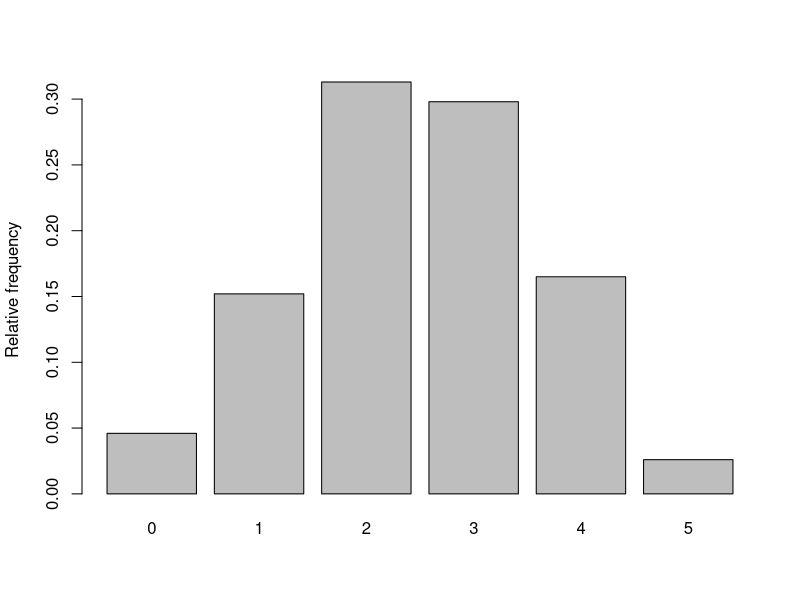
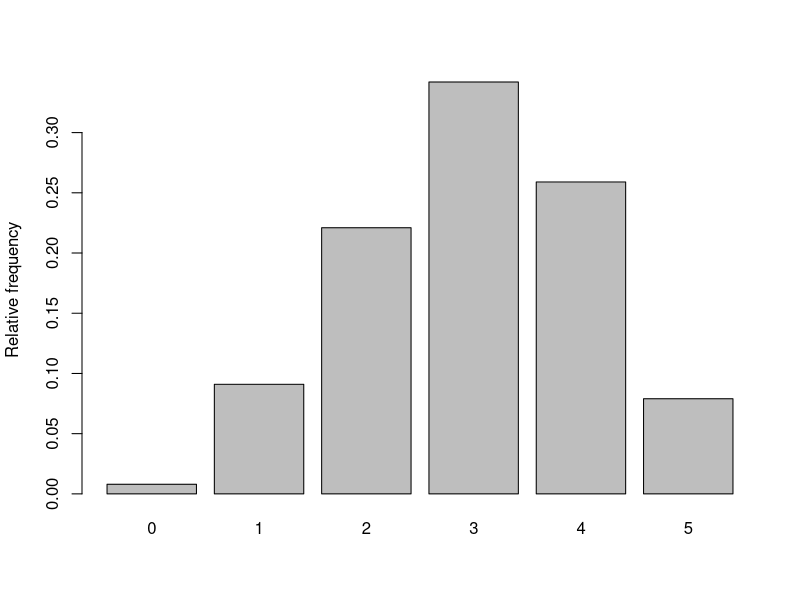
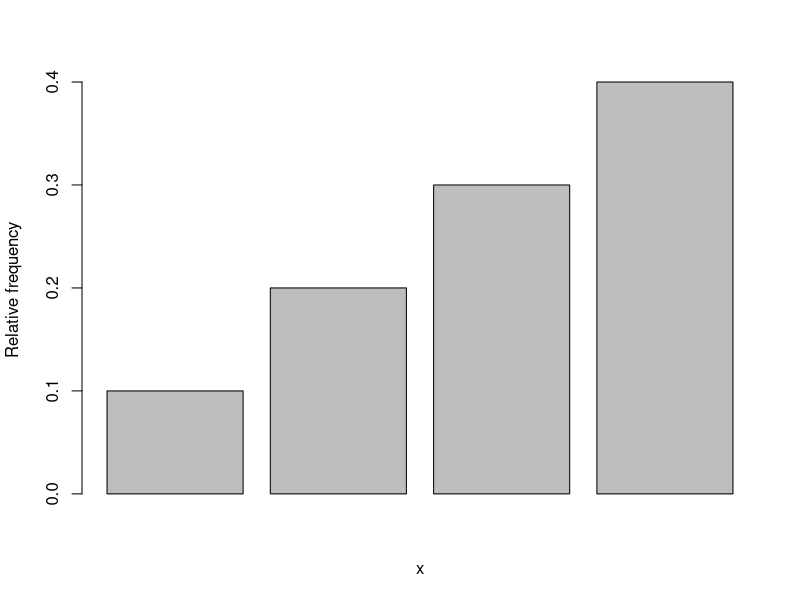
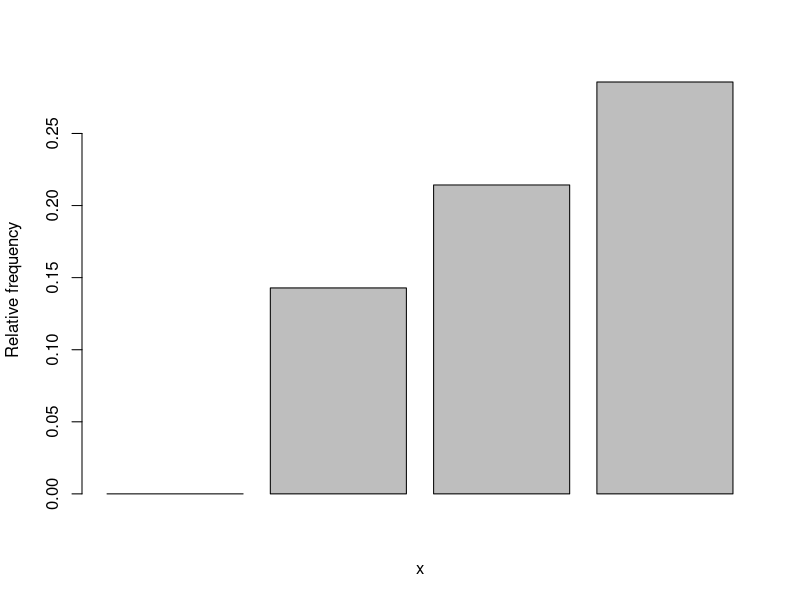

Generate these figures, in order, with R: (Note: this script raises an error after producing the figures.)
## ---- chunk 1
library(ggplot2)    # Library for plotting
## ---- chunk 2
# Simulate the number of heads in k throws of a dice repeated Nsim times
# We let 0 correspond to tail and 1 correspond to head,
# The sample()-command below randomly draw a 0 or 1 with 
# equal probability k times, and then sum() will summarize the number of heads
simheads <- function(Nsim,k){
  nheads <- vector(length=Nsim) # Define a vector to store the number of heads 
  for(i in 1:Nsim)              # Generate the number of heads Nsim times
    nheads[i] <- sum(sample(0:1,size=k,replace=TRUE))  # See explanation above
  return(nheads)                # Return the resulting vector
}
## ---- chunk 3
# Summarize the results by histograms and numbers
# Repeat the lines below many times for different numbers of Nsim and k
# What happens when Nsim gets large?
k <- 5
Nsim <- 1000
nheadsim <- simheads(Nsim=Nsim,k=k)
relfreq <- table(nheadsim)/Nsim # Calculate relative frequency for each outcome
relfreq
barplot(relfreq,ylab="Relative frequency")
## ---- chunk 4
x <- dbinom(3, size=5, prob=0.5)
print(x)
## ---- chunk 5
# Same function as above but with a biased coin. b is bias variable
simbias <- function(Nsim,k,b){
  nheads <- vector(length=Nsim) # Define a vector to store the number of heads
  for(i in 1:Nsim)              # Generate the number of heads Nsim times
    nheads[i] <- sum(sample(0:1,size=k,replace=TRUE, prob=c(1-b, b)))
  return(nheads)                # Return the resulting vector
}
## ---- chunk 6
# Summarize the results by histograms and numbers
# Repeat the lines below many times for different numbers of Nsim and k
# What happens when Nsim gets large?
k <- 5
Nsim <- 1000
b <- 0.6
nheadsim <- simbias(Nsim=Nsim,k=k,b=b)
relfreq <- table(nheadsim)/Nsim # Calculate relative frequency for each outcome
relfreq
barplot(relfreq,ylab="Relative frequency")
## ---- chunk 7
# Define f1(x)
# The function takes in a vecor and checks if it is valid
# function calculates pmf
f1 <- function(x) {
  ifelse(x %in% c(1, 2, 3, 4),
         x/10,
         0)
}

barplot(f1(1:4),ylab="Relative frequency", xlab="x")
## ---- chunk 8
sum(f1(-100:100))
## ---- chunk 9
# Define f2(x)
# The function takes in a vector and checks if it is valid
# function calculates pmf
f2 <- function(x) {
  ifelse(x %in% c(1, 2, 3, 4),
         (1/14)*(x + 1),
         0)
}

barplot(f2(0:3),ylab="Relative frequency", xlab="x")
## ---- chunk 10
sum(f2(-100:100))
## ---- chunk 11
expected <- function(func, vec)
  return(sum(vec * func(vec)))
## ---- chunk 12
expected(f1, c(1,2,3,4))
expected(f2, c(1,2,3,4))
## ---- chunk 13
gexpected <- function(func, vec, gvec)
  return(sum(gvec * func(vec)))
## ---- chunk 14
gexpected(f1, c(1,2,3,4), c(1,2,3,4)^3)
gexpected(f2, c(1,2,3,4), c(1,2,3,4)^3)
## ---- chunk 15
f3 <- function(x) {
  if (x >= 0 && x <= 1) {
    return(4*x*(1 - x^2))
  } else {
    return(0)
  } 
}


integrate(Vectorize(f3),
         lower=-Inf,
         upper=0.5)$value
## ---- chunk 16
integrate(Vectorize(function(x) x * f3(x)),
          lower = -Inf,
          upper = Inf)$value
## ---- chunk 17
integrate(Vectorize(function(x) x^2 * f3(x)),
          lower = -Inf,
          upper = Inf)$value
## ---- chunk 18
sqrt(integrate(Vectorize(function(x) x^2 * f3(x)),
          lower = -Inf,
          upper = Inf)$value)
## ---- chunk 19
integrate(Vectorize(f3),
         lower=-Inf,
         upper=0.7)$value
## ---- chunk 20
1 - integrate(Vectorize(f3),
              lower=-Inf,
              upper=0.7)$value
## ---- chunk 21
x <- seq(0, 1, 0.01)
plot(x, f3(x), type="l", col= "blue")
## ---- chunk 22
F3 <- function(x) {
  return(-4*((x^4 / 4)-(x^2 / 2)))
}

x <- seq(0, 1, 0.01)
plot(x, F3(x), type="l", col= "blue")
## ---- chunk 23
f4 <- function(x) {
  return(3/4 * (1 - x^2))
}

integrate(f4,
          lower = -1,
          upper = 1)$value
## ---- chunk 24
x <- seq(-1, 1, 0.01)
plot(x, f4(x), type="l", col= "blue")
## ---- chunk 25
integrate(f4,
          lower = -1,
          upper = 0.5)$value
## ---- chunk 26
# Function for linear combination of random variable
expectedLinearComb <- function(g, f, lower, upper, a, b) {
  return (a*integrate(Vectorize(function(x) g(x) * f(x)),
          lower = lower,
          upper = upper)$value + b)
}

g <- function(x) x^2
expectedLinearComb(g, f4, -1, 1, 1, 1)
## ---- chunk 27
xi = c(13.89, 13.39, 12.20, 14.35, 14.10, 13.39, 13.96, 14.15, 13.69, 12.57)
yi = c(13.99, 13.39, 12.65, 14.25, 13.99, 13.09, 13.66, 14.25, 13.36, 12.57)

df <- data.frame("X" = xi, "Y" = yi)

ggplot(df, aes(x=X, y=Y)) + 
geom_point(shape=18, color="red")+
geom_smooth(method=lm,  linetype="dashed",
           color="blue", fill="blue")
## ---- chunk 28
cor(xi, yi)
## ---- chunk 29
# Calculate P(X >= 3)
px = pbinom(3, size=10, prob=0.2, lower.tail = FALSE)
print(px)
## ---- chunk 30
# Calculate E(X)
f5 = function(x) dbinom(x, size=10, prob=0.2)
mu = sum(0:10*f5(0:10))
mu
## ---- chunk 31
# Calculate Var(X)
sum((0:10)**2 * f5(0:10)) - mu**2
## ---- chunk 32
#E(X) of random variable X that has a negative binomial distrobution.
f5 = function(x) dnbinom(x, size=1, prob=0.2)
# Calculate E(X)
f5(2)

# this can not be in R since it is a infinite series
